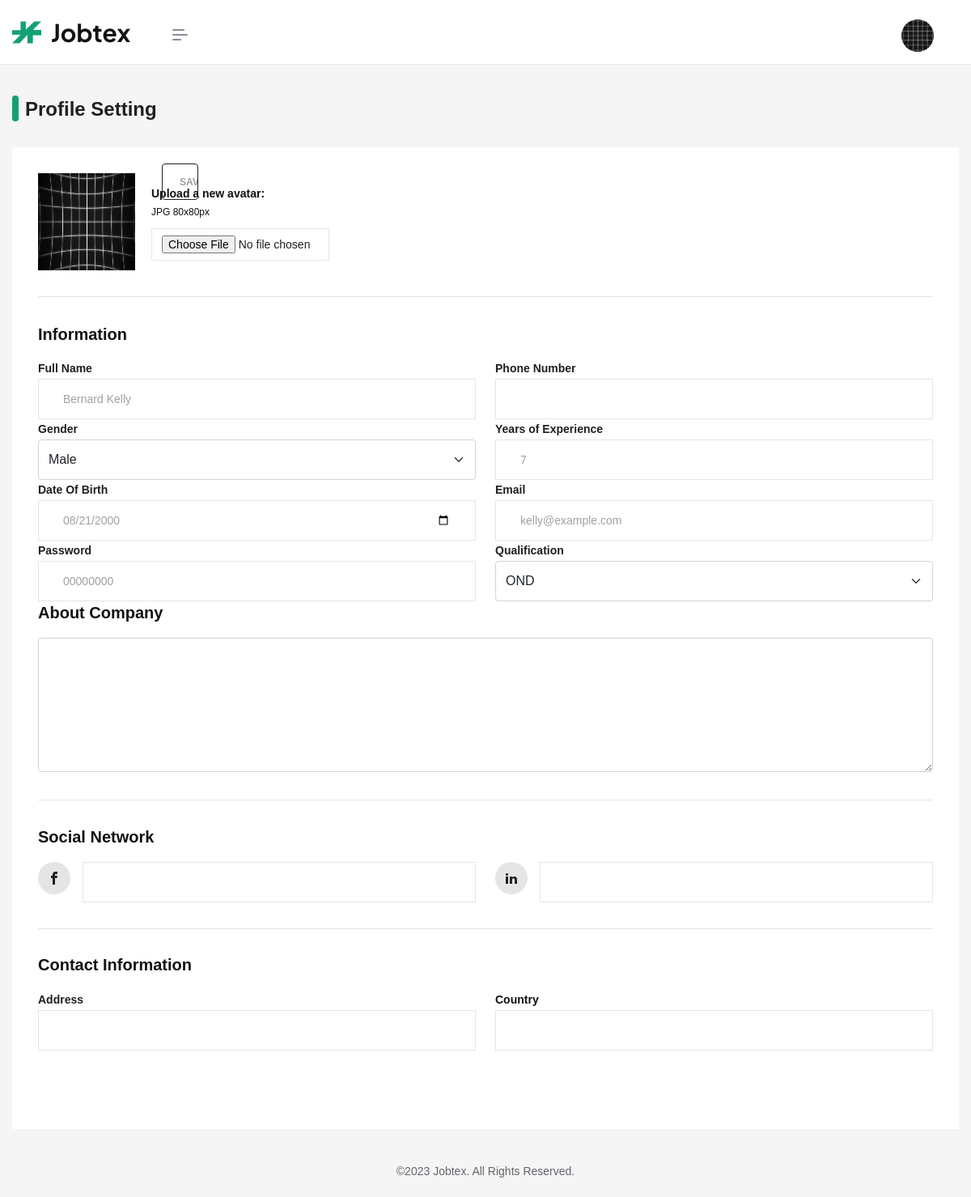
/candidate/profile.php (signed in), run on the app's committed database.
### tables this page shows
CREATE TABLE `candidates` (
  `id` int(11) NOT NULL,
  `fullname` varchar(150) NOT NULL,
  `email` varchar(150) NOT NULL,
  `password` varchar(100) NOT NULL,
  `phone` varchar(50) DEFAULT NULL,
  `gender` varchar(20) DEFAULT NULL,
  `years_of_exp` varchar(5) DEFAULT NULL,
  `qualification` varchar(100) DEFAULT NULL,
  `about` text DEFAULT NULL,
  `facebook` varchar(150) DEFAULT NULL,
  `linkedin` varchar(150) DEFAULT NULL,
  `address` varchar(255) DEFAULT NULL,
  `country` varchar(150) DEFAULT NULL,
  `image` varchar(255) DEFAULT NULL,
  `dob` date DEFAULT NULL,
  `created_at` datetime NOT NULL DEFAULT current_timestamp()
);

### candidate/profile.php (the view, shortened to what this page needs)
<?php
include "../config/db.php";
if (isset($_SESSION["user_id"]) && $_SESSION["user_type"] == "candidate") {
  $userid = $_SESSION["user_id"];
} else {
  echo "<script>location.href = '../login.php'</script>";
}
?>
<!DOCTYPE html>
<html xmlns="http://www.w3.org/1999/xhtml" xml:lang="en-US" lang="en-US">
<head>
  <link rel="stylesheet" href="../fonts/fonts.css" />
  <link rel="stylesheet" href="../stylesheets/bootstrap.min.css" />
  <link rel="stylesheet" href="../stylesheets/swiper-bundle.min.css" />
  <link rel="stylesheet" href="../../../../unicons.iconscout.com/release/v4.0.0/css/thinline.css" />
  <link rel="stylesheet" type="text/css" href="../stylesheets/shortcodes.css" />
  <link rel="stylesheet" type="text/css" href="../stylesheets/style.css" />
  <link rel="stylesheet" type="text/css" href="../stylesheets/dashboard.css" />
  <link rel="stylesheet" type="text/css" href="../stylesheets/responsive.css" />
</head>
<body class="dashboard show">
  <?php include "partials/menu.php"; ?>
  <div class="dashboard__content">
    <section class="page-title-dashboard">
      <div class="themes-container">
        <div class="row">
          <div class="col-lg-12 col-md-12">
            <div class="title-dashboard">
              <div class="title-dash flex2">Profile Setting</div>
            </div>
          </div>
        </div>
      </div>
    </section>
    <section class="flat-dashboard-setting flat-dashboard-setting2">
      <div class="themes-container">
        <div class="row">
          <div class="col-lg-12 col-md-12">
            <form method="post" enctype="multipart/form-data" class="profile-setting bg-white">
              <div class="author-profile flex border-bt">
                <div class="wrap-img flex2">
                  <div class="img-box relative">
                    <img class="avatar" id="profileimg" src="<?= $userInfo['image'] ? '../uploads/'. $userInfo['image'] : '../images/dashboard/image-up.jpg' ?>" alt="" />
                  </div>
                  <div id="upload-profile">
                    <h5 class="fw-6">Upload a new avatar:</h5>
                    <h6>JPG 80x80px</h6>
                    <input class="up-file" id="tf-upload-img" type="file" name="image" />
                  </div>
                </div>
                <div class="tt-button button-style">
                  <input type="submit" name="save" class="btn btn-success btn-3" value="Save Profile">
                </div>
              </div>
              <div class="form-infor-profile">
                <h3 class="title-info">Information</h3>
                <div class="row flex">
                  <fieldset class="col-md-6">
                    <label class="title-user fw-7">Full Name</label>
                    <input type="text" class="form-control" name="name" value="<?= $userInfo['fullname'] ?>" required />
                  </fieldset>
                  <fieldset class="col-md-6">
                    <label class="title-user fw-7">Phone Number</label>
                    <input type="tel" class="form-control" name="phone" value="<?= $userInfo['phone'] ?>" />
                  </fieldset>
                  <fieldset class="col-md-6">
                    <label class="title-user fw-7">Gender</label>
                    <select name="gender" id="" class="form-control form-select">
                      <option <?= $userInfo['gender'] == "Male" ? "selected" : "" ?>>Male</option>
                    </select>
                  </fieldset>
                  <fieldset class="col-md-6">
                    <label class="title-user fw-7">Years of Experience</label>
                    <input type="number" value="<?= $userInfo['years_of_exp'] ?>" name="years" class="form-control" />
                  </fieldset>
                  <fieldset class="col-md-6">
                    <label class="title-user fw-7">Date Of Birth</label>
                    <input type="date" class="form-control" placeholder="" required name="dob" value="<?= $userInfo['dob'] ?>" />
                  </fieldset>
                  <fieldset class="col-md-6">
                    <label class="title-user fw-7">Email</label>
                    <input type="email" class="form-control" name="email" value="<?= $userInfo['email'] ?>" required />
                  </fieldset>
                  <fieldset class="col-md-6">
                    <label class="title-user fw-7">Password</label>
                    <input type="text" class="form-control" value="<?= $userInfo['password'] ?>" name="password"
                      required />
                  </fieldset>
                  <fieldset class="col-md-6">
                    <label class="title-user fw-7">Qualification</label>
                    <select name="qualification" id="" class="form-control form-select">
                      <option <?= $userInfo['qualification'] == "OND" ? "selected" : "" ?> value="OND">OND</option>
                    </select>
                  </fieldset>
                </div>
                <div class="text-editor-wrap border-bt">
                  <h3>About Company</h3>
                  <textarea name="about_company" id="about_company"
                    class="form-control form-textarea"><?= $userInfo['about'] ?></textarea>
                </div>
                <div class="social-wrap border-bt">
                  <h3>Social Network</h3>
                  <div class="row">
                    <fieldset class="col-md-6 flex">
                      <span class="icon-facebook"></span>
                      <input type="url" class="form-control" name="fb" value="<?= $userInfo['facebook'] ?>" />
                    </fieldset>
                    <fieldset class="col-md-6 flex">
                      <span class="icon-linkedin2"></span>
                      <input type="url" name="ln" value="<?= $userInfo['linkedin'] ?>" class="form-control" />
                    </fieldset>
                  </div>
                </div>
                <div class="contact-wrap row">
                  <h3>Contact Information</h3>
                  <fieldset class="col-md-6">
                    <label class="title-user fw-7">Address</label>
                    <input type="text" class="form-control" name="address" value="<?= $userInfo['address'] ?>" />
                  </fieldset>
                  <fieldset id="item_category2" class="col-md-6">
                    <label class="title-user color-1 fw-7">Country</label>
                    <input type="text" name="country" value="<?= $userInfo['country'] ?>" class="form-control" />
                  </fieldset>
                </div>
              </div>
            </form>
          </div>
        </div>
      </div>
    </section>
    <section class="flat-dashboard-bottom">
      <div class="themes-container">
        <div class="row">
          <div class="col-lg-12 col-md-12">
            <h5 class="center">©2023 Jobtex. All Rights Reserved.</h5>
          </div>
        </div>
      </div>
    </section>
  </div>
</body>
</html>

### candidate/partials/menu.php (shortened to what this page needs)
<?php
$fetchUser = mysqli_query($conn, "SELECT * FROM `candidates` WHERE `id` = '$userid'");
$userInfo = mysqli_fetch_assoc($fetchUser);
?>
<header id="header" class="header header-default ">
    <div class="tf-container ct2">
      <div class="row">
        <div class="col-md-12">
          <div class="sticky-area-wrap">
            <div class="header-ct-left">
              <div id="logo" class="logo">
                <a href="../home-01.html">
                  <img class="site-logo" src="../images/logo.png" alt="Image" />
                </a>
              </div>
            </div>
            <div class="header-ct-right">
              <div class="header-customize-item account">
                 <?php if (isset($userInfo["image"])): ?>
                                    <img src="../uploads/<?= $userInfo["image"] ?>" alt=""
                                        style="width: 40px; height: 40px; object-fit: cover; border-radius: 50%;" />
                                <?php else: ?>
                                    <img src="../images/user.png" alt=""
                                        style="width: 40px; height: 40px; object-fit: cover; border-radius: 50%;" />
                                <?php endif; ?>
              </div>
            </div>
          </div>
        </div>
      </div>
    </div>
    <div class="btn header-item " id="left-menu-btn">
      <span class="hamburger-icon">
        <span></span>
        <span></span>
        <span></span>
      </span>
    </div>
  </header>

### stylesheets/responsive.css (style rules this page uses)
@media only screen and (max-width: 1600px) { .sticky-area-wrap .header-ct-right .account img { max-width: 40px; height: 40px; } }
@media only screen and (max-width: 1400px) { .sticky-area-wrap .header-ct-left .logo { margin-right: 20px; } }
@media only screen and (max-width: 1400px) { .header .logo { padding: 23px 0; } }
@media only screen and (max-width: 1200px) { .sticky-area-wrap .header-ct-left .logo, .sticky-area-wrap .header-ct-right .account { margin-right: 10px; } }

### data on the page
candidates: image (picture), name "Bernard Kelly", gender "Male", years "7", dob "08/21/2000", email "kelly@example.com", password "00000000", qualification "OND"
